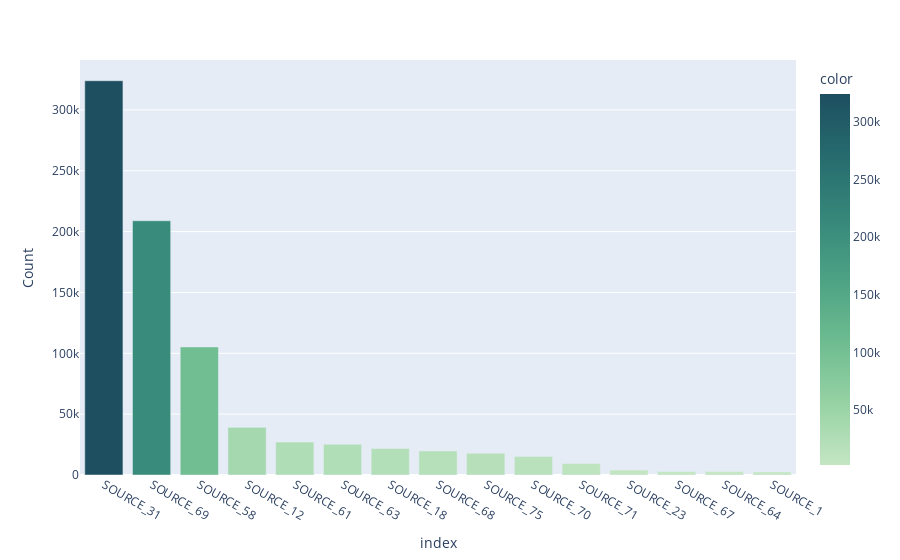

Notebook source saved alongside this figure:
### Code cell
show_top(attribution,'source')

### Figure 1 — Plotly figure (JSON) as saved in the notebook; plotly's stock layout.template omitted (floating-point values rounded to 4 significant figures)
{"data": [{"alignmentgroup": "True", "hovertemplate": "index=%{x}<br>value=%{y}<br>color=%{marker.color}<extra></extra>", "legendgroup": "", "marker": {"color": [323955, 208899, 105195, 39162, 27031, 25270, 21751, 19810, 17916, 15284, 9419, 4035, 2957, 2791, 2507], "coloraxis": "coloraxis", "pattern": {"shape": ""}}, "name": "", "offsetgroup": "", "orientation": "v", "showlegend": false, "textposition": "auto", "type": "bar", "x": ["SOURCE_31", "SOURCE_69", "SOURCE_58", "SOURCE_12", "SOURCE_61", "SOURCE_63", "SOURCE_18", "SOURCE_68", "SOURCE_75", "SOURCE_70", "SOURCE_71", "SOURCE_23", "SOURCE_67", "SOURCE_64", "SOURCE_1"], "xaxis": "x", "y": [323955, 208899, 105195, 39162, 27031, 25270, 21751, 19810, 17916, 15284, 9419, 4035, 2957, 2791, 2507], "yaxis": "y"}], "layout": {"autosize": true, "barmode": "relative", "coloraxis": {"colorbar": {"title": {"text": "color"}}, "colorscale": [[0, "rgb(196, 230, 195)"], [0.1667, "rgb(150, 210, 164)"], [0.3333, "rgb(109, 188, 144)"], [0.5, "rgb(77, 162, 132)"], [0.6667, "rgb(54, 135, 122)"], [0.8333, "rgb(38, 107, 110)"], [1, "rgb(29, 79, 96)"]]}, "legend": {"tracegroupgap": 0}, "margin": {"t": 60}, "xaxis": {"anchor": "y", "autorange": true, "domain": [0, 1], "range": [-0.5, 14.5], "title": {"text": "index"}, "type": "category"}, "yaxis": {"anchor": "x", "autorange": true, "domain": [0, 1], "range": [0, 341000.0], "title": {"text": "Count"}, "type": "linear"}}}
